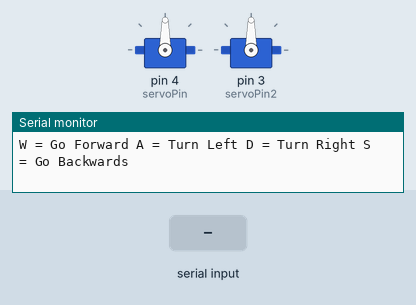
A sketch run on a simulated Arduino Uno, built with avr-gcc and run on an emulated ATmega328P. Parts: 2 × servo, the last lines printed to the serial monitor. The inputs (shaded band) are chosen by the test bench.

Above: at 1.2 s.
1.3 s: "w" received over Serial
At 2.2 s:
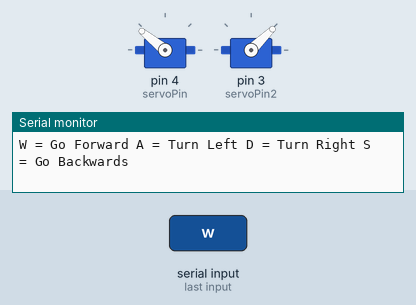
2.8 s: byte 32 (' ') received over Serial
At 3.3 s:
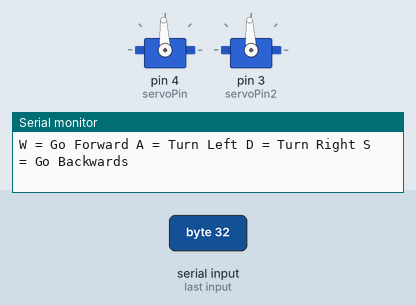
4.3 s: "a" received over Serial
At 5.7 s:
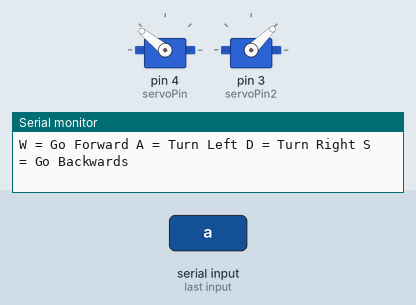
Timing chart, 0 to 7.3 s (numbered marks = the images above; inputs shaded):
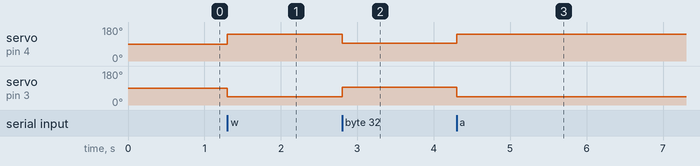

Measured:
- after the input at 1.3 s, servo on pin 4 (servoPin): 90° → 141° at once; servo on pin 3 (servoPin2): 90° → 44° at once
- after the input at 2.8 s, servo on pin 4 (servoPin): 141° → 93° at once; servo on pin 3 (servoPin2): 44° → 93° at once
- after the input at 4.3 s, servo on pin 4 (servoPin): 93° → 141° at once; servo on pin 3 (servoPin2): 93° → 44° at once

The sketch:

Boxcar2.ino
```cpp
#include <Servo.h>
char INBYTE;
int servoPin = 4;
int servoPin2 = 3;
Servo Servo1;
Servo Servo2;
void setup() {
  // put your setup code here, to run once:
Serial.begin(9600);
Servo1.attach(servoPin);
Servo2.attach(servoPin2);

}
void loop() {
Serial.println("W = Go Forward A = Turn Left D = Turn Right S = Go Backwards");
 while (!Serial.available());
 INBYTE = Serial.read();
 if(INBYTE == 'w') {
    Servo1.writeMicroseconds(2000);
   Servo2.writeMicroseconds(1000);
  }
   if(INBYTE == 'a') {
    Servo1.writeMicroseconds(2000);
   Servo2.writeMicroseconds(1000);
  }
   if(INBYTE == 'd') {
    Servo1.writeMicroseconds(2000);
   Servo2.writeMicroseconds(1000);
  }
   if(INBYTE == 's') {
    Servo1.writeMicroseconds(2000);
   Servo2.writeMicroseconds(1000);
  }
  if(INBYTE == ' ') {
    Servo1.writeMicroseconds(1500);
   Servo2.writeMicroseconds(1500);
  }
}
```
